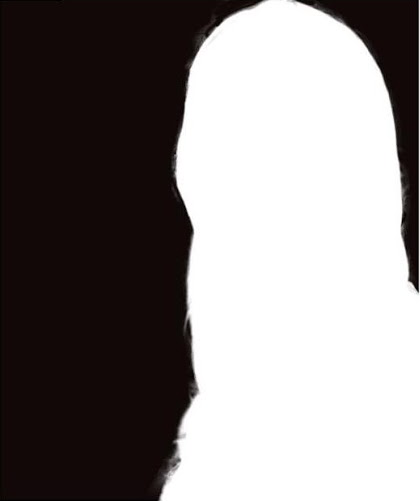
#> input picture image_preprocessing_utils/jpgs/person_mask_png.png, 420 x 501 px
$ python blur_mask.py   (Python 2 division)
#> lines starting #> are read from the running program, lines starting #| are printed output that depends on the picture
import cv2
import numpy as np

if __name__ == '__main__':
    img = cv2.imread('./jpgs/person_mask_png.png', cv2.IMREAD_UNCHANGED)
#> img is the input picture: shape (501, 420, 4); mean B, G, R, A 133.1, 133.5, 138.4, 255

    if type(img) is np.ndarray:

        # erosion
        #kernel = np.ones((5, 5), np.uint8)
        #eroded_img = cv2.erode(img, kernel, iterations=1)

        # dilation
        kernel = np.ones((5, 5), np.uint8)
        dilated_img = cv2.dilate(img, kernel, iterations=1)
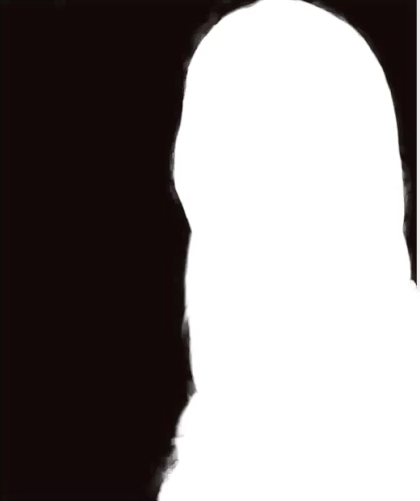
#> dilated_img: shape (501, 420, 4); mean B, G, R, A 136.5, 137, 141.8, 255

        # averaging
        #blurred_img = cv2.blur(eroded_img, (10, 10))
        blurred_img = cv2.blur(dilated_img, (10, 10))
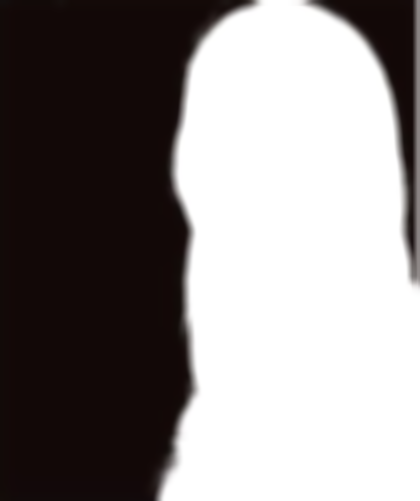
#> blurred_img: shape (501, 420, 4); mean B, G, R, A 136.2, 136.7, 141.4, 255

        #cv2.imshow('original', img)
        #cv2.imshow('result', blurred_img)

        # stack images vertically
        #vis = np.concatenate((img, eroded_img, blurred_img), axis=0)
        vis = np.concatenate((img, dilated_img, blurred_img), axis=0)
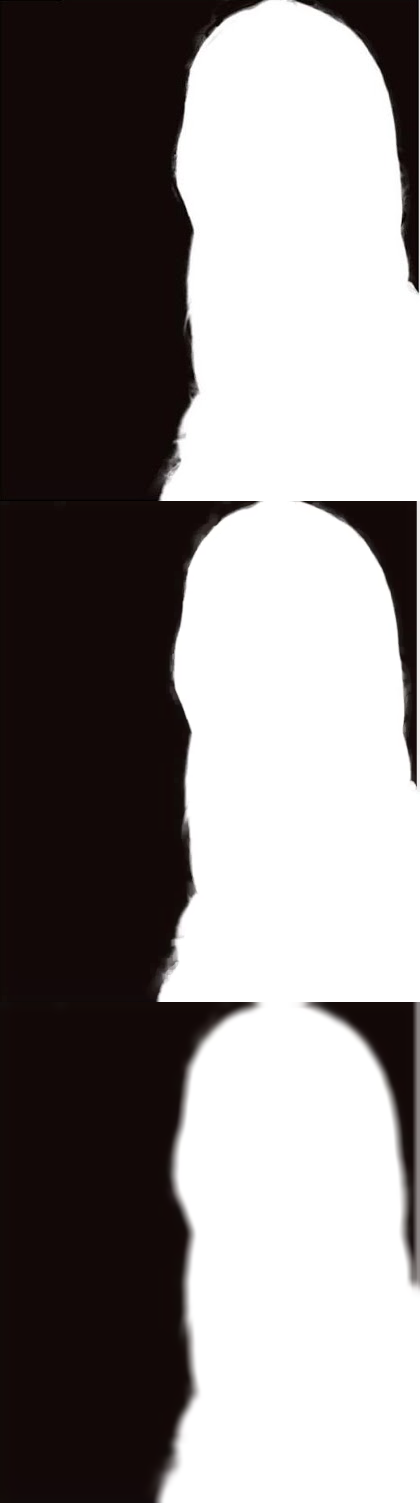
#> vis: shape (1503, 420, 4); mean B, G, R, A 135.2, 135.7, 140.5, 255

        cv2.imshow('results', vis)

        cv2.waitKey()

    print 'process end'
